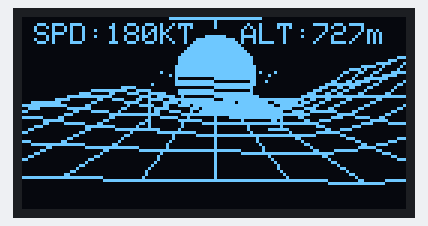
The sketch below on a simulated ESP32. Shown: 128×64 one-colour display. Random numbers use the default seed unless the sketch sets one.

Above: at 0.2 s.
At 5.06 s:
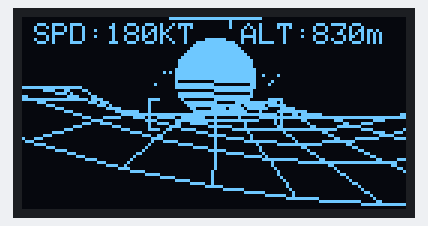
At 9.92 s:
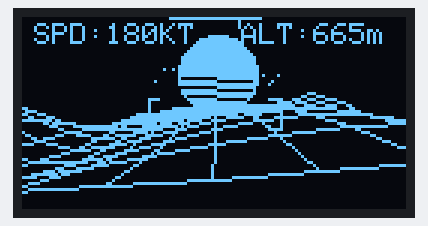
At 19.94 s:
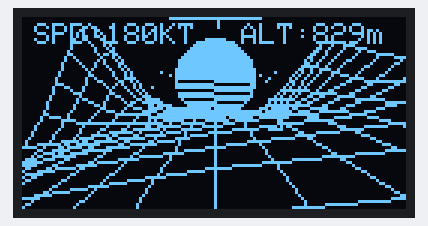
At 29.66 s:
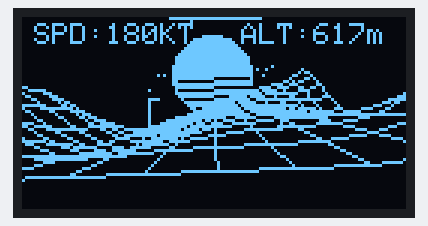
At 39.69 s:
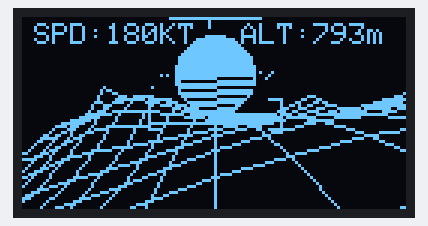

The sketch:

terrain_3d.ino
```cpp
// ============================================================
//  SYNTHWAVE 3D TERRAIN FLIGHT SIMULATOR (Procedural Generation)
//  ESP32 + SSD1306 128x64 OLED
// ============================================================
//  - Generación de un terreno montañoso infinito (Wireframe Sólido).
//  - Usa algoritmo de ruido 2D para elevaciones.
//  - Proyección de perspectiva 3D realista corregida.
//  - Oclusión con el Algoritmo del Pintor (ocultación de líneas traseras).
//  - Dinámicas de vuelo: Oscilación de altura (bobbing) y alabeo (roll).
//  - Elementos estéticos: Sol retro sunset, estrellas y HUD de vuelo.
// ============================================================

#include <Wire.h>
#include <Adafruit_GFX.h>
#include <Adafruit_SSD1306.h>
#include <math.h>

#define SCR_W 128
#define SCR_H 64
#define OLED_RESET -1
#define OLED_ADDR  0x3C
Adafruit_SSD1306 display(SCR_W, SCR_H, &Wire, OLED_RESET);

// Parámetros de la grilla 3D
const int scl = 12;   // Tamaño de celda en la grilla
const int cols = 16;  // Columnas
const int rows = 12;  // Filas
const int w = cols * scl;
const int h = rows * scl;

float flying = 0.0;
float terrain[cols][rows];

// Configuración de cámara y proyección
const float fov = 55.0; // Campo de visión
float cam_h = 16.0;     // Altura de la cámara (bobbing dinámico)
float roll = 0.0;       // Ángulo de ladeo lateral (banking dinámico)
float theta = 0.22;     // Ángulo de inclinación hacia abajo (pitch fijo)

// Funciones trigonométricas de rotación
float cos_theta = cos(theta);
float sin_theta = sin(theta);
float cos_roll = 1.0;
float sin_roll = 0.0;

// Estrellas fijas en el firmamento
const int num_stars = 14;
float star_x[num_stars];
float star_z[num_stars];

// ============================================================
//  FUNCIÓN DE RUIDO 2D (Pseudo-Perlin)
// ============================================================
float randomNoise(int x, int y) {
  int n = x + y * 57;
  n = (n << 13) ^ n;
  return (1.0 - ((n * (n * n * 15731 + 789221) + 1376312589) & 0x7fffffff) / 1073741824.0);
}

float smoothNoise(float x, float y) {
  int int_x = (int)x;
  float frac_x = x - int_x;
  int int_y = (int)y;
  float frac_y = y - int_y;

  float v1 = randomNoise(int_x, int_y);
  float v2 = randomNoise(int_x + 1, int_y);
  float v3 = randomNoise(int_x, int_y + 1);
  float v4 = randomNoise(int_x + 1, int_y + 1);

  // Interpolación coseno
  float f_x = (1.0 - cos(frac_x * 3.14159265)) * 0.5;
  float f_y = (1.0 - cos(frac_y * 3.14159265)) * 0.5;

  float i1 = v1 * (1.0 - f_x) + v2 * f_x;
  float i2 = v3 * (1.0 - f_x) + v4 * f_x;

  return i1 * (1.0 - f_y) + i2 * f_y;
}

// ============================================================
//  PROYECCIÓN 3D -> 2D (Con Pitch y Roll)
// ============================================================
void project3D(float gx, float gy, float gz, int16_t &sx, int16_t &sy) {
  // 1. Coordenadas de mundo alineadas al centro de la cámara
  float px = (gx - cols / 2.0) * scl;
  float py = gy * scl + 24.0; // Distancia hacia adelante en el eje Y

  // 2. Rotación en el espacio de la cámara (inclinación hacia abajo)
  float y_cam = py * cos_theta - (gz - cam_h) * sin_theta;
  float z_cam = py * sin_theta + (gz - cam_h) * cos_theta;

  if (y_cam < 1.0) y_cam = 1.0; // Evitar división por cero / clipping trasero

  // 3. Proyección de perspectiva
  float proj_x = (px * fov / y_cam);
  float proj_y = -(z_cam * fov / y_cam) + 4.0; // Desplazamiento del centro

  // Seguridad anti-desborde para el rasterizador
  if (proj_x < -500.0) proj_x = -500.0;
  if (proj_x > 500.0) proj_x = 500.0;
  if (proj_y < -500.0) proj_y = -500.0;
  if (proj_y > 500.0) proj_y = 500.0;

  // 4. Rotación por el ángulo de ladeo (Roll)
  if (roll != 0.0) {
    float rx = proj_x * cos_roll - proj_y * sin_roll;
    float ry = proj_x * sin_roll + proj_y * cos_roll;
    proj_x = rx;
    proj_y = ry;
  }

  sx = (SCR_W / 2) + (int16_t)proj_x;
  sy = (SCR_H / 2) + (int16_t)proj_y;
}

// Proyección optimizada para estrellas y sol en el infinito
void projectInfinite(float sx_val, float sz_val, int16_t &sx, int16_t &sy) {
  float py = 350.0; // Distancia fija de proyección de horizonte
  float y_cam = py * cos_theta - (sz_val - cam_h) * sin_theta;
  float z_cam = py * sin_theta + (sz_val - cam_h) * cos_theta;

  if (y_cam < 1.0) y_cam = 1.0;

  float proj_x = (sx_val * fov / y_cam);
  float proj_y = -(z_cam * fov / y_cam) + 4.0;

  if (roll != 0.0) {
    float rx = proj_x * cos_roll - proj_y * sin_roll;
    float ry = proj_x * sin_roll + proj_y * cos_roll;
    proj_x = rx;
    proj_y = ry;
  }

  sx = (SCR_W / 2) + (int16_t)proj_x;
  sy = (SCR_H / 2) + (int16_t)proj_y;
}

// ============================================================
//  DIBUJO DE SOL RETRO CON LÍNEAS DE CORTE
// ============================================================
void drawRetroSun(int16_t cx, int16_t cy, int16_t r) {
  display.fillCircle(cx, cy, r, SSD1306_WHITE);

  // Genera las franjas de horizonte en la parte inferior del sol
  for (int16_t dy = 2; dy < r; dy += 3) {
    int16_t half_w = sqrt(r * r - dy * dy);

    // Rotar los extremos de la franja negra
    int16_t rx1 = cx + (int16_t)(-half_w * cos_roll - dy * sin_roll);
    int16_t ry1 = cy + (int16_t)(-half_w * sin_roll + dy * cos_roll);
    int16_t rx2 = cx + (int16_t)(half_w * cos_roll - dy * sin_roll);
    int16_t ry2 = cy + (int16_t)(half_w * sin_roll + dy * cos_roll);

    display.drawLine(rx1, ry1, rx2, ry2, SSD1306_BLACK);
  }
}

// ============================================================
//  SETUP Y INICIALIZACIÓN
// ============================================================
void setup() {
  Serial.begin(115200);
  if (!display.begin(SSD1306_SWITCHCAPVCC, OLED_ADDR)) {
    while (1);
  }

  // Inicialización de estrellas aleatorias
  for (int i = 0; i < num_stars; i++) {
    star_x[i] = random(-140, 140);
    star_z[i] = random(18, 55); // Posicionadas en el plano del cielo
  }
}

// ============================================================
//  LOOP PRINCIPAL
// ============================================================
void loop() {
  // Velocidad de vuelo hacia adelante
  flying += 0.055;
  float frac_flying = flying - (int)flying;

  // Actualizar parámetros de movimiento de la cámara
  cam_h = 14.5 + sin(flying * 0.35) * 2.2;  // Turbulencia / oscilación vertical
  roll = sin(flying * 0.14) * 0.08;         // Ladeo lateral suave

  // Actualizar matrices trigonométricas
  cos_roll = cos(roll);
  sin_roll = sin(roll);

  // 1. Generar alturas del terreno con desvío en el medio para mantener un valle limpio
  for (int y = 0; y < rows; y++) {
    float y_noise = ((int)flying + y) * 0.16 + 1000.0;
    for (int x = 0; x < cols; x++) {
      float x_noise = x * 0.20 + 1000.0;

      // Proporción de distancia al centro (0 en el medio, 1 en los extremos)
      float distToCenter = abs((float)x - (cols / 2.0)) / (cols / 2.0);

      // La altura se incrementa exponencialmente en los extremos
      float heightMult = 8.0 + (distToCenter * distToCenter * 44.0);

      float noiseVal = smoothNoise(x_noise, y_noise);

      // Añadir colinas extra marcadas en los lados
      if (distToCenter > 0.45) {
        noiseVal += (distToCenter - 0.45) * 0.65;
      }

      terrain[x][y] = noiseVal * heightMult;
    }
  }

  // Limpiar pantalla y comenzar render
  display.clearDisplay();

  // 2. Dibujar cielo: estrellas rotando con el alabeo
  for (int i = 0; i < num_stars; i++) {
    int16_t sx, sy;
    projectInfinite(star_x[i], star_z[i], sx, sy);
    if (sx >= 0 && sx < SCR_W && sy >= 0 && sy < SCR_H) {
      display.drawPixel(sx, sy, SSD1306_WHITE);
    }
  }

  // 3. Dibujar Sol Retro en el centro del horizonte
  int16_t sun_x, sun_y;
  projectInfinite(0.0, 44.0, sun_x, sun_y);
  drawRetroSun(sun_x, sun_y, 13);

  // 4. Pre-calcular y almacenar todas las proyecciones de vértices
  int16_t sx[cols][rows];
  int16_t sy[cols][rows];

  for (int y = 0; y < rows; y++) {
    for (int x = 0; x < cols; x++) {
      project3D(x, y - frac_flying, terrain[x][y], sx[x][y], sy[x][y]);
    }
  }

  // 5. Dibujar el terreno de atrás hacia adelante (Algoritmo del Pintor)
  for (int y = rows - 1; y > 0; y--) {
    for (int x = 0; x < cols - 1; x++) {
      int16_t x0 = sx[x][y];
      int16_t y0 = sy[x][y];
      int16_t x1 = sx[x+1][y];
      int16_t y1 = sy[x+1][y];
      int16_t x2 = sx[x+1][y-1];
      int16_t y2 = sy[x+1][y-1];
      int16_t x3 = sx[x][y-1];
      int16_t y3 = sy[x][y-1];

      // Rellenar la celda actual con negro para ocultar el fondo
      display.fillTriangle(x0, y0, x1, y1, x3, y3, SSD1306_BLACK);
      display.fillTriangle(x1, y1, x2, y2, x3, y3, SSD1306_BLACK);

      // Dibujar las líneas del wireframe
      display.drawLine(x0, y0, x1, y1, SSD1306_WHITE); // Línea horizontal (fondo)
      display.drawLine(x0, y0, x3, y3, SSD1306_WHITE); // Línea vertical (izquierda)

      // Si es el borde derecho de la grilla, dibujar el cierre derecho
      if (x == cols - 2) {
        display.drawLine(x1, y1, x2, y2, SSD1306_WHITE);
      }
      // Si es el frente más cercano, dibujar la línea del fondo
      if (y == 1) {
        display.drawLine(x3, y3, x2, y2, SSD1306_WHITE);
      }
    }
  }

  // 6. Dibujar HUD de Vuelo táctico en primer plano
  int16_t chx = SCR_W / 2;
  int16_t chy = SCR_H / 2;

  // Retícula central
  display.drawPixel(chx, chy, SSD1306_WHITE);
  display.drawFastHLine(chx - 8, chy, 4, SSD1306_WHITE);
  display.drawFastHLine(chx + 4, chy, 4, SSD1306_WHITE);
  display.drawFastVLine(chx, chy - 4, 2, SSD1306_WHITE);
  display.drawFastVLine(chx, chy + 2, 2, SSD1306_WHITE);

  // Corchetes de guiado lateral
  display.drawFastVLine(chx - 22, chy - 5, 11, SSD1306_WHITE);
  display.drawFastHLine(chx - 22, chy - 5, 4, SSD1306_WHITE);
  display.drawFastHLine(chx - 22, chy + 5, 4, SSD1306_WHITE);

  display.drawFastVLine(chx + 22, chy - 5, 11, SSD1306_WHITE);
  display.drawFastHLine(chx + 18, chy - 5, 4, SSD1306_WHITE);
  display.drawFastHLine(chx + 18, chy + 5, 4, SSD1306_WHITE);

  // Indicador de alabeo en la parte superior
  display.drawFastHLine(SCR_W/2 - 15, 0, 31, SSD1306_WHITE);
  int16_t tick_x = SCR_W/2 + (int16_t)(roll * 110.0);
  if (tick_x < SCR_W/2 - 15) tick_x = SCR_W/2 - 15;
  if (tick_x > SCR_W/2 + 15) tick_x = SCR_W/2 + 15;
  display.drawFastVLine(tick_x, 1, 3, SSD1306_WHITE);

  // Telemetría
  display.setTextColor(SSD1306_WHITE);
  display.setTextSize(1);

  // Altímetro (ALT)
  display.setCursor(SCR_W - 55, 2);
  display.print(F("ALT:"));
  int16_t alt_val = (int16_t)(cam_h * 50.0);
  display.print(alt_val);
  display.print(F("m"));

  // Velocímetro (SPD)
  display.setCursor(4, 2);
  display.print(F("SPD:180KT"));

  // Enviar buffer a la pantalla
  display.display();

  // Controlar fotogramas por segundo (~40 FPS)
  delay(25);
}
```
